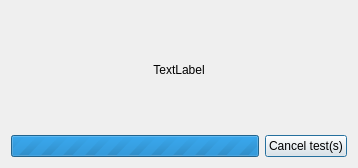
<?xml version="1.0" encoding="UTF-8"?>
<ui version="4.0">
 <class>TestExecutionProgressDialogClass</class>
 <widget class="QDialog" name="TestExecutionProgressDialogClass">
  <property name="geometry">
   <rect>
    <x>0</x>
    <y>0</y>
    <width>358</width>
    <height>168</height>
   </rect>
  </property>
  <property name="windowTitle">
   <string>TestExecutionProgressDialog</string>
  </property>
  <layout class="QGridLayout" name="gridLayout">
   <item row="1" column="0">
    <widget class="QProgressBar" name="progressBar">
     <property name="maximum">
      <number>0</number>
     </property>
     <property name="value">
      <number>-1</number>
     </property>
     <property name="textVisible">
      <bool>false</bool>
     </property>
    </widget>
   </item>
   <item row="1" column="1">
    <widget class="QPushButton" name="m_cancel_btn">
     <property name="text">
      <string>Cancel test(s)</string>
     </property>
    </widget>
   </item>
   <item row="0" column="0" colspan="2">
    <widget class="QLabel" name="m_progress_information_lbl">
     <property name="text">
      <string>TextLabel</string>
     </property>
     <property name="alignment">
      <set>Qt::AlignCenter</set>
     </property>
    </widget>
   </item>
  </layout>
 </widget>
 <layoutdefault spacing="6" margin="11"/>
 <resources/>
 <connections/>
</ui>
